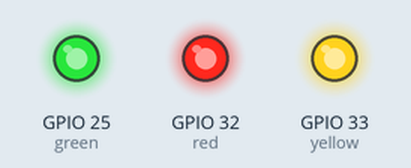
The sketch below on a simulated ESP32. Parts: output pins drawn as LEDs (lit = HIGH).

Above: at 0.3 s.
At 1.6 s:
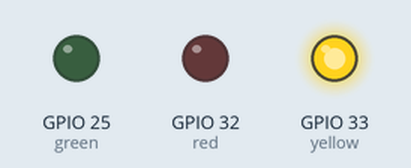
At 2.2 s:
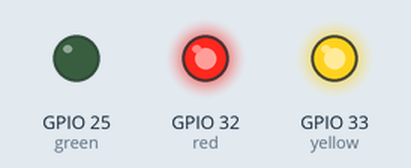
At 2.9 s:
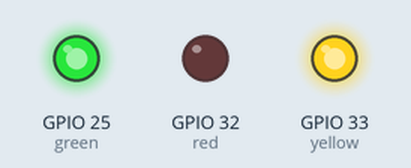
At 7.4 s:
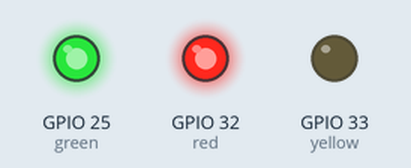
Timing chart, 0 to 9.0 s (numbered marks = the images above):
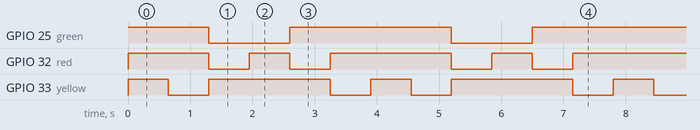

The sketch:

01-BareMinimum.ino
```cpp
int green = 25;
int yellow = 33;
int red = 32;
long delayStop = 650;

void setup() {
  // put your setup code here, to run once:
  pinMode(green, OUTPUT);  //green
  pinMode(yellow, OUTPUT);  //yellow
  pinMode(red, OUTPUT);  //red
}

void loop() {
  // put your main code here, to run repeatedly:
  //seq 1
  digitalWrite(green, HIGH);
  digitalWrite(red, HIGH);
  digitalWrite(yellow, HIGH);
  delay(delayStop);

  //seq 2
  digitalWrite(green, HIGH);
  digitalWrite(red, HIGH);
  digitalWrite(yellow, LOW);
  delay(delayStop);

  //seq 3
  digitalWrite(green, LOW);
  digitalWrite(red, LOW);
  digitalWrite(yellow, HIGH);
  delay(delayStop);

  //seq 4
  digitalWrite(green, LOW);
  digitalWrite(red, HIGH);
  digitalWrite(yellow, HIGH);
  delay(delayStop);

  //seq 4
  digitalWrite(green, HIGH);
  digitalWrite(red, LOW);
  digitalWrite(yellow, HIGH);
  delay(delayStop);

  //seq 5
  digitalWrite(green, HIGH);
  digitalWrite(red, HIGH);
  digitalWrite(yellow, LOW);
  delay(delayStop);
}
```

Measured:
- by itself, GPIO 25 (green): repeats every 3.9 s: LOW 1.3 s, HIGH 2.6 s
- by itself, GPIO 32 (red): repeats every 3.9 s: LOW 0.65 s, HIGH 0.65 s, LOW 0.65 s, HIGH 2.0 s
- by itself, GPIO 33 (yellow): repeats every 3.9 s: LOW 0.65 s, HIGH 2.0 s, LOW 0.65 s, HIGH 0.65 s
